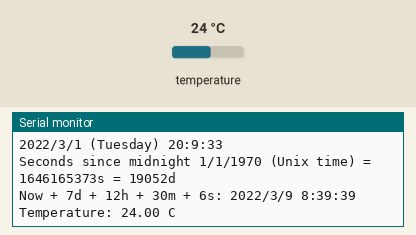
Simulated run of this sketch. Board: Arduino Uno, built with avr-gcc and run on an emulated ATmega328P. Shown: the last lines printed to the serial monitor. Inputs (shaded band) come from the test bench; at power-on: temperature 24 °C. The local clock reads 2024-03-15 10:24:30 at power-on unless the sketch sets it.

Above: at 3.8 s.
3.9 s: temperature set to 12 °C
At 6.9 s:
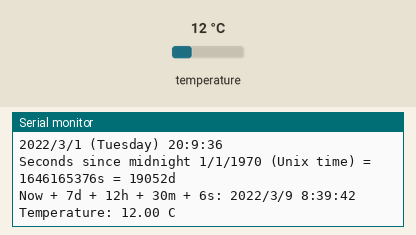
7.8 s: temperature set to 19 °C
At 9.9 s:
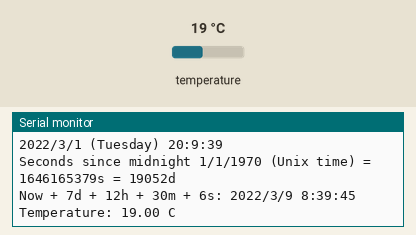
Timing chart, 0 to 11.4 s (numbered marks = the images above; inputs shaded):
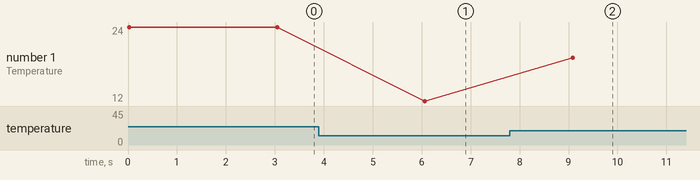

The sketch:

Lesson5_SetRTC.ino
```cpp
// S. Streeter
// February 2022
//
// Date and time functions using a DS3231 RTC connected via I2C and Wire lib.

//----------------------------------------------------------------------------------------

#include "RTClib.h"

// Create RTC variable
RTC_DS3231 rtc;

// Set the current date and time for the RTC
// Note: This does not have to be perfect!
int SetYear  = 2022;
int SetMonth = 3;
int SetDay   = 1;
int SetHour  = 20;
int SetMin   = 9;
int SetSec   = 30;

//----------------------------------------------------------------------------------------

char daysOfTheWeek[7][12] = {"Sunday", "Monday", "Tuesday", "Wednesday", "Thursday", "Friday", "Saturday"};

void setup () {
  Serial.begin(57600);

#ifndef ESP8266
  while (!Serial); // Wait for serial port to connect. Needed for native USB
#endif

  if (! rtc.begin()) {
    Serial.println("Couldn't find RTC");
    Serial.flush();
    while (1) delay(10);
  }

  // Set the time of the RTC
  // Year, month, day, hour (24), minute, second
  rtc.adjust(DateTime(SetYear, SetMonth, SetDay, SetHour, SetMin, SetSec));

}

void loop () {

    DateTime now = rtc.now();
    Serial.print(now.year(), DEC);
    Serial.print('/');
    Serial.print(now.month(), DEC);
    Serial.print('/');
    Serial.print(now.day(), DEC);
    Serial.print(" (");
    Serial.print(daysOfTheWeek[now.dayOfTheWeek()]);
    Serial.print(") ");
    Serial.print(now.hour(), DEC);
    Serial.print(':');
    Serial.print(now.minute(), DEC);
    Serial.print(':');
    Serial.print(now.second(), DEC);
    Serial.println();

    Serial.print("Seconds since midnight 1/1/1970 (Unix time) = ");
    Serial.print(now.unixtime());
    Serial.print("s = ");
    Serial.print(now.unixtime() / 86400L);
    Serial.println("d");

    // Calculate a date which is 7 days, 12 hours, 30 minutes, 6 seconds into the future
    DateTime future (now + TimeSpan(7,12,30,6));

    Serial.print("Now + 7d + 12h + 30m + 6s: ");
    Serial.print(future.year(), DEC);
    Serial.print('/');
    Serial.print(future.month(), DEC);
    Serial.print('/');
    Serial.print(future.day(), DEC);
    Serial.print(' ');
    Serial.print(future.hour(), DEC);
    Serial.print(':');
    Serial.print(future.minute(), DEC);
    Serial.print(':');
    Serial.print(future.second(), DEC);
    Serial.println();

    Serial.print("Temperature: ");
    Serial.print(rtc.getTemperature());
    Serial.println(" C");

    Serial.println();
    delay(3000);
}
```

Measured:
- after the input at 3.9 s, the serial monitor: prints a new line after 2.2 s (image 1)
- after the input at 7.8 s, the serial monitor: prints a new line after 1.3 s (image 2)
- plotted number 1: 12 → 19 after the input at 7.8 s
